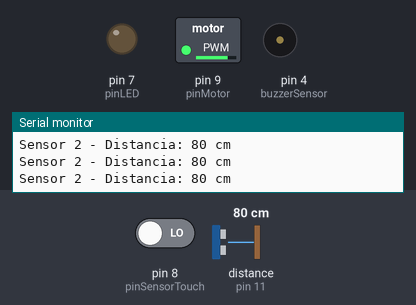
Bench run of a sketch on a simulated Arduino Uno, built with avr-gcc and run on an emulated ATmega328P. On the bench: switched loads named in the sketch (green lamp = pin HIGH), output pins drawn as LEDs (lit = HIGH), buzzer (waves = sounding, pin HIGH), the last lines printed to the serial monitor. Wiring (inferred from the names in the program): ultrasonic range finder: trigger pin 12; echo pin 11. The test bench sets the inputs (shaded band); at power-on: distance to the obstacle (sensor on pin 11) 80 cm, pin 8 (pinSensorTouch) LOW. The echo pulse lasts 58.3 µs per cm; pins used as bus, display or sensor lines are not drawn.

Above: at 1.2 s.
1.3 s: distance to the obstacle (sensor on pin 11) set to 95 cm
2.8 s: distance to the obstacle (sensor on pin 11) set to 104 cm
At 3.7 s:
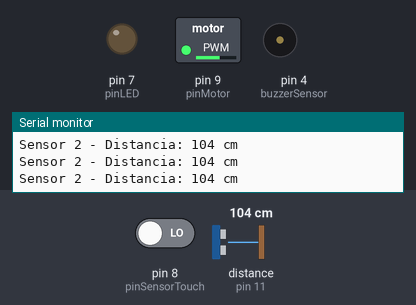
4.3 s: distance to the obstacle (sensor on pin 11) set to 144 cm
5.8 s: distance to the obstacle (sensor on pin 11) set to 154 cm
At 6.2 s:
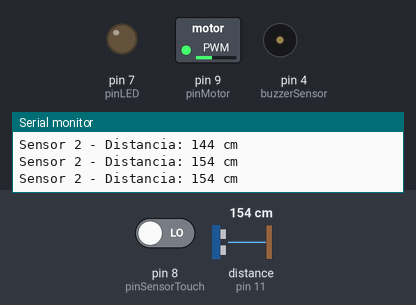
7.3 s: distance to the obstacle (sensor on pin 11) set to 60 cm
At 8.2 s:
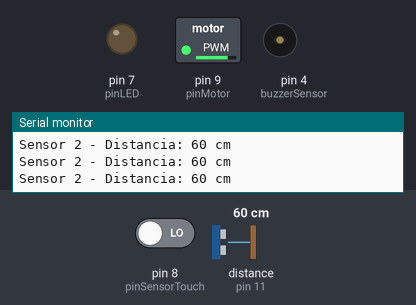
8.8 s: distance to the obstacle (sensor on pin 11) set to 120 cm
At 9.8 s:
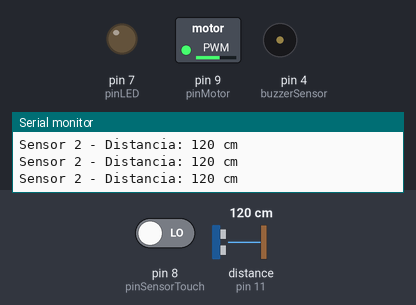
Timing chart, 0 to 11.3 s (numbered marks = the images above; inputs shaded):
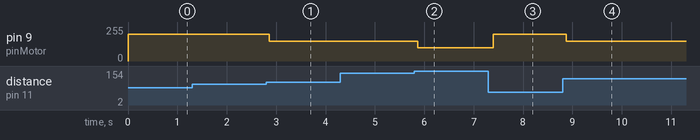

Measured:
- the behaviour switches between 99 and 100 cm on distance to the obstacle (sensor on pin 11) (found by bisection; images 0 and 1)
- the behaviour switches between 149 and 150 cm on distance to the obstacle (sensor on pin 11) (found by bisection; images 1 and 2)
- after the input at 2.8 s, pin 9 (pinMotor): 200/255 → 150/255 after 0.06 s
- after the input at 5.8 s, pin 9 (pinMotor): 150/255 → 100/255 after 0.07 s
- after the input at 7.3 s, pin 9 (pinMotor): 100/255 → 200/255 after 0.09 s
- after the input at 8.8 s, pin 9 (pinMotor): 200/255 → 150/255 after 0.07 s

The sketch:

versaoFinal.ino
```cpp
const int buzzerSensor = 4;   // Pino I/O do buzzer
const int pinLED = 7;        // Pino do LED
const int pinSensorTouch = 8; // Pino I/O do sensor capacitivo touch
const int pinMotor = 9;       // Pino I/O do motor de vibração
const int echoPin2 = 11;      // Pin de recebimento (echo) do sensor ultrassônico
const int trigPin2 = 12;      // Pin de envio (trigger) do sensor ultrassonico

long distancia2;

unsigned long tempoUltimoToque = 0;  // Variável para armazenar o tempo do último toque
bool alarmeDisparado = false;

void setup()
{
  pinMode(buzzerSensor, OUTPUT);
  pinMode(pinMotor, OUTPUT);
  pinMode(pinSensorTouch, INPUT);
  pinMode(trigPin2, OUTPUT);
  pinMode(echoPin2, INPUT);
  pinMode(pinLED, OUTPUT);


  Serial.begin(9600);
}

void loop()
{

  if (digitalRead(pinSensorTouch) == HIGH) {
    tempoUltimoToque = millis();
    alarmeDisparado = false;
    digitalWrite(buzzerSensor, LOW);
  }
  else {
    if (millis() - tempoUltimoToque >= 60000 && !alarmeDisparado) {
      alarmeDisparado = true;
      for (int i = 0; i < 5; i++) {
        digitalWrite(buzzerSensor, HIGH);
        delay(100);
        digitalWrite(buzzerSensor, LOW);
        delay(100);
      }
    }
  }


  distancia2 = atividadeSensor(trigPin2, echoPin2);


  Serial.print("Sensor 2 - Distancia: ");
  Serial.print(distancia2);
  Serial.println(" cm");

if(distancia2 < 50 ){
  analogWrite(pinMotor, 255);
  delay(10);

}else if (distancia2 < 100 ){
  analogWrite(pinMotor, 200);
  delay(30);

}else if (distancia2 < 150 ){
  analogWrite(pinMotor, 150);
  delay(50);

}else{
  analogWrite(pinMotor, 100);
  delay(60);
}

  delay(100);
}

long microssegundosParaCentimetros(long microssegundos){
  return microssegundos / 29 / 2;
}


long atividadeSensor(int trig, int echo){
  long duration;
  digitalWrite(trig, LOW);
  delayMicroseconds(2);
  digitalWrite(trig, HIGH);
  delayMicroseconds(10);
  digitalWrite(trig, LOW);
  duration = pulseIn(echo, HIGH);
  return microssegundosParaCentimetros(duration);
}
```
